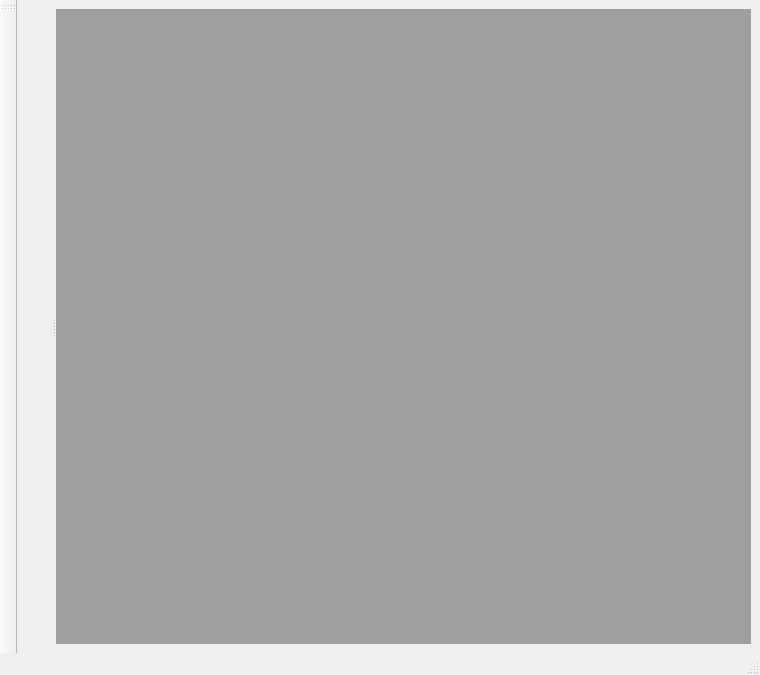
<?xml version="1.0" encoding="UTF-8"?>
<ui version="4.0">
 <class>MainWindow</class>
 <widget class="QMainWindow" name="MainWindow">
  <property name="geometry">
   <rect>
    <x>0</x>
    <y>0</y>
    <width>760</width>
    <height>675</height>
   </rect>
  </property>
  <property name="windowTitle">
   <string>MainWindow</string>
  </property>
  <widget class="QWidget" name="centralwidget">
   <layout class="QGridLayout" name="gridLayout">
    <item row="0" column="0">
     <widget class="QSplitter" name="splitter">
      <property name="sizePolicy">
       <sizepolicy hsizetype="Expanding" vsizetype="Preferred">
        <horstretch>0</horstretch>
        <verstretch>0</verstretch>
       </sizepolicy>
      </property>
      <property name="orientation">
       <enum>Qt::Horizontal</enum>
      </property>
      <widget class="QWidget" name="layoutWidget">
       <layout class="QVBoxLayout" name="vlayout_leftsplitter">
        <item>
         <layout class="QVBoxLayout" name="vlayout_minis"/>
        </item>
        <item>
         <spacer name="verticalSpacer">
          <property name="orientation">
           <enum>Qt::Vertical</enum>
          </property>
          <property name="sizeHint" stdset="0">
           <size>
            <width>20</width>
            <height>40</height>
           </size>
          </property>
         </spacer>
        </item>
       </layout>
      </widget>
      <widget class="QMdiArea" name="mdiArea"/>
     </widget>
    </item>
   </layout>
  </widget>
  <widget class="QMenuBar" name="menubar">
   <property name="geometry">
    <rect>
     <x>0</x>
     <y>0</y>
     <width>760</width>
     <height>24</height>
    </rect>
   </property>
  </widget>
  <widget class="QStatusBar" name="statusbar"/>
  <widget class="QToolBar" name="toolBar">
   <property name="windowTitle">
    <string>toolBar</string>
   </property>
   <attribute name="toolBarArea">
    <enum>LeftToolBarArea</enum>
   </attribute>
   <attribute name="toolBarBreak">
    <bool>false</bool>
   </attribute>
  </widget>
 </widget>
 <resources/>
 <connections/>
</ui>
